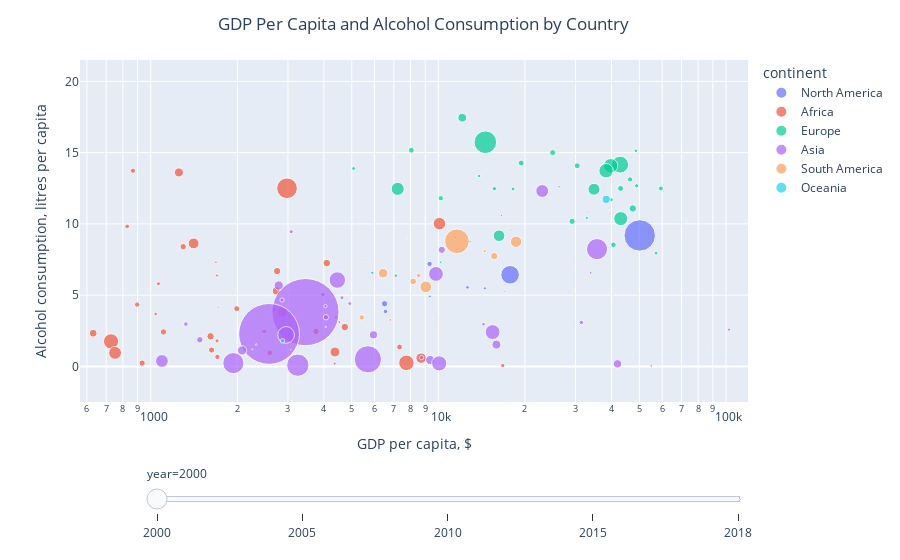

The code cell stored with this chart in its notebook:
### Code cell
# This is an interactive bubble plot equipped with a slider for selecting the years
# The logarithmic scale was applied for the x-axis due to the high variability of GDP per Capita data

fig_2 = px.scatter(alc20XX_continent, x='gdppercap', y='alcocons', animation_frame='year', animation_group='country',
                   range_x=[min_gdppercap*0.9, max_gdppercap*1.05], range_y=[min_alcocons-2.5, max_alcocons+1], 
                   size='population', color='continent', hover_name='country', log_x=True, size_max=50, 
                   labels={'gdppercap':'GDP per capita, $', 'alcocons':'Alcohol consumption, litres per capita'})
fig_2.update_layout(title={'text': 'GDP Per Capita and Alcohol Consumption by Country', 'x':0.47})

fig_2['layout'].pop('updatemenus')
fig_2.show()

### Figure 1 — Plotly figure (JSON) as saved in the notebook; plotly's stock layout.template omitted (floating-point values rounded to 4 significant figures)
{"data": [{"hovertemplate": "<b>%{hovertext}</b><br><br>continent=North America<br>year=2000<br>GDP per capita, $=%{x}<br>Alcohol consumption, litres per capita=%{y}<br>population=%{marker.size}<extra></extra>", "hovertext": ["Nicaragua", "Trinidad and Tobago", "Jamaica", "Costa Rica", "El Salvador", "Dominican Republic", "Honduras", "Haiti", "Guatemala", "Panama", "Belize", "Mexico", "Bahamas", "United States"], "ids": ["Nicaragua", "Trinidad and Tobago", "Jamaica", "Costa Rica", "El Salvador", "Dominican Republic", "Honduras", "Haiti", "Guatemala", "Panama", "Belize", "Mexico", "Bahamas", "United States"], "legendgroup": "North America", "marker": {"color": "#636efa", "size": [5069310, 1267159, 2654698, 3962369, 5887930, 8471317, 6574510, 8463802, 11650744, 3030333, 247310, 98899845, 298045, 281710914], "sizemode": "area", "sizeref": 571100.0, "symbol": "circle"}, "mode": "markers", "name": "North America", "orientation": "v", "showlegend": true, "type": "scatter", "x": [3969.0, 16940.0, 9345.0, 12620.0, 6549.0, 9322.0, 4109.0, 2685.0, 6500.0, 14510.0, 6599.0, 17760.0, 40520.0, 50120.0], "xaxis": "x", "y": [5.05, 5.27, 4.91, 5.55, 3.86, 7.19, 3.5, 3.97, 4.4, 5.48, 5.55, 6.43, 5.58, 9.19], "yaxis": "y"}, {"hovertemplate": "<b>%{hovertext}</b><br><br>continent=Africa<br>year=2000<br>GDP per capita, $=%{x}<br>Alcohol consumption, litres per capita=%{y}<br>population=%{marker.size}<extra></extra>", "hovertext": ["Central African Republic", "Tunisia", "Chad", "Rwanda", "Togo", "Congo", "Senegal", "Uganda", "Burkina Faso", "Kenya", "Burundi", "Ethiopia", "Cameroon", "South Africa", "Egypt", "Gambia", "Gabon", "Equatorial Guinea", "Eswatini", "Ghana", "Cote d'Ivoire", "Sierra Leone", "Guinea-Bissau", "Tanzania", "Democratic Republic of Congo", "Guinea", "Mali", "Nigeria", "Zambia", "Madagascar", "Malawi", "Mozambique", "Morocco", "Mauritania", "Namibia", "Liberia", "Zimbabwe", "Libya", "Lesotho", "Algeria", "Botswana", "Benin", "Niger", "Angola"], "ids": ["Central African Republic", "Tunisia", "Chad", "Rwanda", "Togo", "Congo", "Senegal", "Uganda", "Burkina Faso", "Kenya", "Burundi", "Ethiopia", "Cameroon", "South Africa", "Egypt", "Gambia", "Gabon", "Equatorial Guinea", "Eswatini", "Ghana", "Cote d'Ivoire", "Sierra Leone", "Guinea-Bissau", "Tanzania", "Democratic Republic of Congo", "Guinea", "Mali", "Nigeria", "Zambia", "Madagascar", "Malawi", "Mozambique", "Morocco", "Mauritania", "Namibia", "Liberia", "Zimbabwe", "Libya", "Lesotho", "Algeria", "Botswana", "Benin", "Niger", "Angola"], "legendgroup": "Africa", "marker": {"color": "#EF553B", "size": [3640421, 9708347, 8355654, 7933688, 4924406, 3127420, 9797731, 23650159, 11607951, 31964557, 6378871, 66224808, 15513944, 44967713, 68831561, 1317708, 1228359, 606180, 1005432, 19278850, 16454660, 4584570, 1201305, 33499177, 47105830, 8240735, 10946448, 122283853, 10415942, 15766806, 11148751, 17711925, 28793672, 2630217, 1794583, 2848447, 11881482, 5357893, 2032805, 31042238, 1643333, 6865946, 11331561, 16395476], "sizemode": "area", "sizeref": 571100.0, "symbol": "circle"}, "mode": "markers", "name": "Africa", "orientation": "v", "showlegend": true, "type": "scatter", "x": [1040.0, 7329.0, 897.3, 867.6, 1700.0, 4403.0, 2595.0, 1253.0, 1297.0, 2868.0, 828.0, 727.8, 2751.0, 10090.0, 7745.0, 2270.0, 16570.0, 11180.0, 5579.0, 2735.0, 4094.0, 1063.0, 1723.0, 1409.0, 751.6, 1705.0, 1628.0, 2977.0, 1991.0, 1614.0, 1108.0, 630.7, 4371.0, 4361.0, 6805.0, 1699.0, 3756.0, 16750.0, 1685.0, 8710.0, 11440.0, 2478.0, 933.3, 4728.0], "xaxis": "x", "y": [3.68, 1.36, 4.34, 13.73, 1.79, 3.45, 0.96, 13.61, 8.4, 3.83, 9.82, 1.76, 6.69, 10.02, 0.25, 4.14, 10.59, 7.45, 7.46, 5.3, 7.25, 5.8, 4.15, 8.63, 0.95, 0.67, 1.15, 12.5, 4.05, 2.11, 2.42, 2.33, 1.01, 0.2, 3.26, 6.38, 2.46, 0.064, 7.31, 0.58, 9.05, 2.46, 0.23, 2.76], "yaxis": "y"}, {"hovertemplate": "<b>%{hovertext}</b><br><br>continent=Europe<br>year=2000<br>GDP per capita, $=%{x}<br>Alcohol consumption, litres per capita=%{y}<br>population=%{marker.size}<extra></extra>", "hovertext": ["Italy", "Russia", "Ireland", "Latvia", "Ukraine", "Poland", "Bulgaria", "Portugal", "Romania", "Switzerland", "Germany", "Sweden", "France", "Finland", "Estonia", "Spain", "Iceland", "Greece", "Hungary", "Croatia", "Slovakia", "Czechia", "Slovenia", "Denmark", "Belarus", "Belgium", "Norway", "Moldova", "North Macedonia", "Austria", "Albania", "Netherlands", "United Kingdom", "Bosnia and Herzegovina", "Lithuania", "Luxembourg"], "ids": ["Italy", "Russia", "Ireland", "Latvia", "Ukraine", "Poland", "Bulgaria", "Portugal", "Romania", "Switzerland", "Germany", "Sweden", "France", "Finland", "Estonia", "Spain", "Iceland", "Greece", "Hungary", "Croatia", "Slovakia", "Czechia", "Slovenia", "Denmark", "Belarus", "Belgium", "Norway", "Moldova", "North Macedonia", "Austria", "Albania", "Netherlands", "United Kingdom", "Bosnia and Herzegovina", "Lithuania", "Luxembourg"], "legendgroup": "Europe", "marker": {"color": "#00cc96", "size": [56692178, 146404890, 3783095, 2384150, 48838058, 38556699, 7997951, 10297117, 22137423, 7143764, 81400883, 8881642, 59015092, 5187953, 1399111, 40824745, 280439, 11082103, 10220509, 4428075, 5399207, 10289374, 1987710, 5341192, 9871635, 10282046, 4499375, 4202659, 2034823, 8069276, 3129246, 15926188, 58923305, 3751176, 3501842, 436106], "sizemode": "area", "sizeref": 571100.0, "symbol": "circle"}, "mode": "markers", "name": "Europe", "orientation": "v", "showlegend": true, "type": "scatter", "x": [43050.0, 14570.0, 48630.0, 12860.0, 7221.0, 16260.0, 10200.0, 30380.0, 12110.0, 59390.0, 42860.0, 40630.0, 39730.0, 39890.0, 17780.0, 34760.0, 41530.0, 29190.0, 19410.0, 18180.0, 15660.0, 24980.0, 26280.0, 48910.0, 8053.0, 43020.0, 57130.0, 5074.0, 10180.0, 46400.0, 5893.0, 47420.0, 38280.0, 7115.0, 13850.0, 95900.0], "xaxis": "x", "y": [10.37, 15.73, 15.13, 8.76, 12.46, 9.17, 11.8, 14.08, 17.45, 12.49, 14.16, 8.53, 14.08, 11.69, 9.57, 12.43, 7.03, 10.18, 14.27, 12.45, 12.47, 15, 12.6, 12.67, 15.17, 12.49, 7.95, 13.89, 7.31, 13.12, 6.57, 11.08, 13.73, 6.37, 13.36, 14.32], "yaxis": "y"}, {"hovertemplate": "<b>%{hovertext}</b><br><br>continent=Asia<br>year=2000<br>GDP per capita, $=%{x}<br>Alcohol consumption, litres per capita=%{y}<br>population=%{marker.size}<extra></extra>", "hovertext": ["Israel", "Iraq", "China", "Iran", "Saudi Arabia", "Indonesia", "India", "Turkey", "Japan", "Brunei", "Laos", "Kyrgyzstan", "Kuwait", "Turkmenistan", "Qatar", "Cambodia", "Jordan", "Timor", "Georgia", "South Korea", "Thailand", "Cyprus", "Tajikistan", "Philippines", "Kazakhstan", "Sri Lanka", "Myanmar", "Malaysia", "Mongolia", "Armenia", "Pakistan", "Azerbaijan", "Oman", "Vietnam", "Lebanon", "Uzbekistan", "Bangladesh", "United Arab Emirates", "Nepal", "Bhutan"], "ids": ["Israel", "Iraq", "China", "Iran", "Saudi Arabia", "Indonesia", "India", "Turkey", "Japan", "Brunei", "Laos", "Kyrgyzstan", "Kuwait", "Turkmenistan", "Qatar", "Cambodia", "Jordan", "Timor", "Georgia", "South Korea", "Thailand", "Cyprus", "Tajikistan", "Philippines", "Kazakhstan", "Sri Lanka", "Myanmar", "Malaysia", "Mongolia", "Armenia", "Pakistan", "Azerbaijan", "Oman", "Vietnam", "Lebanon", "Uzbekistan", "Bangladesh", "United Arab Emirates", "Nepal", "Bhutan"], "legendgroup": "Asia", "marker": {"color": "#ab63fa", "size": [5945949, 23497589, 1290550767, 65623397, 20663840, 211513822, 1056575548, 63240196, 127524168, 333166, 5323701, 4920712, 2045123, 4516128, 592467, 12155241, 5122495, 884366, 4362184, 47379237, 62952639, 943288, 6216329, 77991757, 14922724, 18777606, 46719698, 23194252, 2397417, 3069597, 142343583, 8122743, 2267973, 79910411, 3842774, 24769955, 127657862, 3134067, 23941099, 591014], "sizemode": "area", "sizeref": 571100.0, "symbol": "circle"}, "mode": "markers", "name": "Asia", "orientation": "v", "showlegend": true, "type": "scatter", "x": [31420.0, 9365.0, 3452.0, 10070.0, 41960.0, 5689.0, 2579.0, 15430.0, 35610.0, 69020.0, 2861.0, 3079.0, 54980.0, 4622.0, 86570.0, 1482.0, 8742.0, 2328.0, 4919.0, 22960.0, 9810.0, 33010.0, 1325.0, 4454.0, 10280.0, 5950.0, 1094.0, 15920.0, 4529.0, 4048.0, 3245.0, 4063.0, 33840.0, 2955.0, 14360.0, 2786.0, 1938.0, 102500.0, 2078.0, 4061.0], "xaxis": "x", "y": [3.08, 0.45, 3.81, 0.21, 0.18, 0.5, 2.28, 2.41, 8.23, 0.23, 4.66, 9.45, 0.038, 4.82, 1.15, 1.87, 0.62, 1.53, 4.41, 12.31, 6.49, 10.86, 2.97, 6.06, 8.18, 2.22, 0.38, 1.53, 3.11, 4.23, 0.085, 3.45, 6.56, 2.21, 2.96, 5.68, 0.23, 2.58, 1.12, 2.77], "yaxis": "y"}, {"hovertemplate": "<b>%{hovertext}</b><br><br>continent=South America<br>year=2000<br>GDP per capita, $=%{x}<br>Alcohol consumption, litres per capita=%{y}<br>population=%{marker.size}<extra></extra>", "hovertext": ["Chile", "Colombia", "Brazil", "Ecuador", "Suriname", "Guyana", "Uruguay", "Argentina", "Bolivia", "Paraguay", "Peru"], "ids": ["Chile", "Colombia", "Brazil", "Ecuador", "Suriname", "Guyana", "Uruguay", "Argentina", "Bolivia", "Paraguay", "Peru"], "legendgroup": "South America", "marker": {"color": "#FFA15A", "size": [15342350, 39629965, 174790339, 12681123, 470944, 746718, 3319734, 36870796, 8418270, 5323202, 26459944], "sizemode": "area", "sizeref": 571100.0, "symbol": "circle"}, "mode": "markers", "name": "South America", "orientation": "v", "showlegend": true, "type": "scatter", "x": [15640.0, 9043.0, 11600.0, 8176.0, 13070.0, 7776.0, 14480.0, 18630.0, 5416.0, 8530.0, 6422.0], "xaxis": "x", "y": [7.74, 5.58, 8.78, 5.96, 5.29, 8.98, 8.09, 8.75, 3.44, 6.38, 6.54], "yaxis": "y"}, {"hovertemplate": "<b>%{hovertext}</b><br><br>continent=Oceania<br>year=2000<br>GDP per capita, $=%{x}<br>Alcohol consumption, litres per capita=%{y}<br>population=%{marker.size}<extra></extra>", "hovertext": ["Fiji", "Solomon Islands", "Papua New Guinea", "Vanuatu", "Australia", "New Zealand"], "ids": ["Fiji", "Solomon Islands", "Papua New Guinea", "Vanuatu", "Australia", "New Zealand"], "legendgroup": "Oceania", "marker": {"color": "#19d3f3", "size": [811011, 412665, 5847590, 184964, 18991434, 3858992], "sizemode": "area", "sizeref": 571100.0, "symbol": "circle"}, "mode": "markers", "name": "Oceania", "orientation": "v", "showlegend": true, "type": "scatter", "x": [9576.0, 2254.0, 2871.0, 3068.0, 38340.0, 32840.0], "xaxis": "x", "y": [3.24, 1.2, 1.79, 1.17, 11.72, 10.42], "yaxis": "y"}], "layout": {"legend": {"itemsizing": "constant", "title": {"text": "continent"}, "tracegroupgap": 0}, "margin": {"t": 60}, "sliders": [{"active": 0, "currentvalue": {"prefix": "year="}, "len": 0.9, "pad": {"b": 10, "t": 60}, "steps": [{"args": [["2000"], {"frame": {"duration": 0, "redraw": false}, "fromcurrent": true, "mode": "immediate", "transition": {"duration": 0, "easing": "linear"}}], "label": "2000", "method": "animate"}, {"args": [["2005"], {"frame": {"duration": 0, "redraw": false}, "fromcurrent": true, "mode": "immediate", "transition": {"duration": 0, "easing": "linear"}}], "label": "2005", "method": "animate"}, {"args": [["2010"], {"frame": {"duration": 0, "redraw": false}, "fromcurrent": true, "mode": "immediate", "transition": {"duration": 0, "easing": "linear"}}], "label": "2010", "method": "animate"}, {"args": [["2015"], {"frame": {"duration": 0, "redraw": false}, "fromcurrent": true, "mode": "immediate", "transition": {"duration": 0, "easing": "linear"}}], "label": "2015", "method": "animate"}, {"args": [["2018"], {"frame": {"duration": 0, "redraw": false}, "fromcurrent": true, "mode": "immediate", "transition": {"duration": 0, "easing": "linear"}}], "label": "2018", "method": "animate"}], "x": 0.1, "xanchor": "left", "y": 0, "yanchor": "top"}], "title": {"text": "GDP Per Capita and Alcohol Consumption by Country", "x": 0.47}, "xaxis": {"anchor": "y", "domain": [0, 1], "range": [2.754, 5.077], "title": {"text": "GDP per capita, $"}, "type": "log"}, "yaxis": {"anchor": "x", "domain": [0, 1], "range": [-2.497, 21.5], "title": {"text": "Alcohol consumption, litres per capita"}}}}
